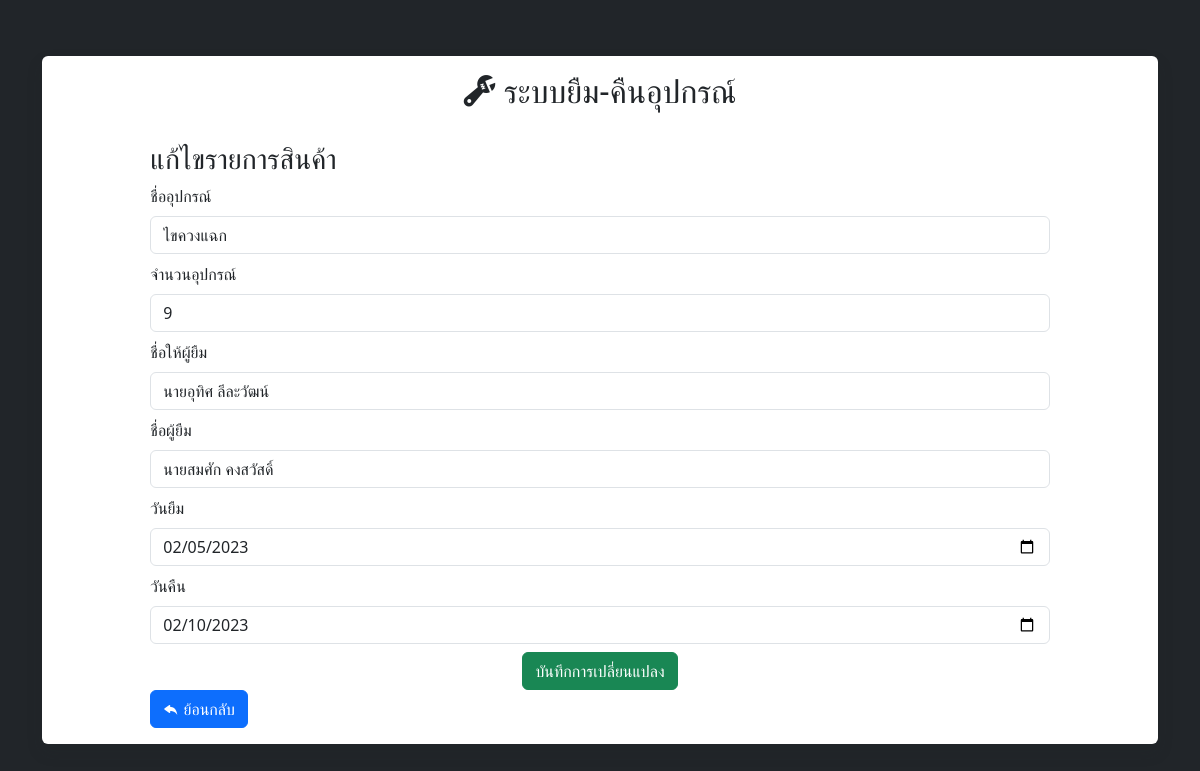
Page /form-update.php?id=2 on the committed database.
### tables this page shows
CREATE TABLE `equipment_borrowing` (
  `id` int(11) NOT NULL,
  `equipment` varchar(225) NOT NULL,
  `amount` int(11) NOT NULL,
  `borrower` varchar(225) NOT NULL,
  `name` varchar(255) NOT NULL,
  `created_at` date NOT NULL,
  `updated_at` date NOT NULL
);

### form-update.php (the view, shortened to what this page needs)
<?php
    require_once('php/connect.php');
    $sql = "SELECT * FROM equipment_borrowing WHERE id = '". $conn->real_escape_string($_GET['id'])."' ";
    $result = $conn->query($sql);
    $row = $result->fetch_assoc();
?>
<!DOCTYPE html>
<html lang="en">
<head>
    <link rel="stylesheet" href="bootstrap/css/bootstrap.min.css">
    <link rel="stylesheet" href="https://cdn.jsdelivr.net/npm/bootstrap-icons@1.10.3/font/bootstrap-icons.css">
</head>
<body>
    <div class="flex-container bg-dark">
        <div class="container">
            <div class="shadow rounded p-3 bg-body">
                <div class="row justify-content-center">
                    <div class="col-md-10">
                        <h2 class="pb-4 text-center"><i class="bi bi-wrench-adjustable"></i> ระบบยืม-คืนอุปกรณ์</h2>
                        <h3>แก้ไขรายการสินค้า</h3>
                        <form class="row gy-2" action="php/update.php" method="POST">
                        <div class="col-md-12">
                                <label for="equipment" class="form-label">ชื่ออุปกรณ์</label>
                                <select name="equipment" id="equipment" class="form-control">
                                <?php
                                    $sql1 = "SELECT equipment_name FROM equipment_list";
                                    $result1 = mysqli_query($conn, $sql1);
                                    while ($row1 = mysqli_fetch_array($result1)) {
                                ?>
                                        <option value="<?php echo $row1['equipment_name']; ?>"><?php echo $row1['equipment_name']; ?> </option>
                                    <?php
                                    }
                                    ?>
                                </select>
                            </div>
                            <div class="col-md-12">
                                <label for="amount" class="form-label">จำนวนอุปกรณ์</label>
                                <input type="number" class="form-control " id="amount" name="amount"
                                    placeholder="จำนวนอุปกรณ์" value="<?php echo $row['amount'] ?>" required>
                            </div>
                            <div class="col-md-12">
                                <label for="borrower" class="form-label">ชื่อให้ผู้ยืม</label>
                                <input type="text" class="form-control" id="borrower" name="borrower"
                                placeholder="ชื่อผู้ให้ยืม" value="<?php echo $row['borrower'] ?>" required>
                            </div>
                            <div class="col-md-12">
                                <label for="name" class="form-label">ชื่อผู้ยืม</label>
                                <input type="text" class="form-control" id="name" name="name"
                                placeholder="ชื่อผู้ยืม" value="<?php echo $row['name'] ?>" required>
                            </div>
                            <div class="col-md-12">
                                <label for="created_at" class="form-label">วันยืม</label>
                                <input type="date" class="form-control" id="created_at" name="created_at"
                                    placeholder="เวลายืม" value="<?php echo $row['created_at'] ?>" required>
                            </div>
                            <div class="col-md-12">
                                <label for="updated_at" class="form-label">วันคืน</label>
                                <input type="date" class="form-control" id="updated_at" name="updated_at"
                                    placeholder="เวลาคืน" value="<?php echo $row['updated_at'] ?>" required>
                            </div>
                            <div class="col-12">
                                <button type="submit" name="submit"
                                    class="btn btn-success d-block mx-auto">บันทึกการเปลี่ยนแปลง</button>
                            </div>
                        </form>
                        <a href="./" class="btn btn-primary"><i class="bi bi-reply-fill"></i> ย้อนกลับ</a>
                    </div>
                </div>
            </div>
        </div>
    </div>
</body>
</html>

### form-update.php (style rules this page uses)
.flex-container { display: flex; align-items: center; justify-content: center; min-height: 100vh; }

### rows in the picture
equipment_borrowing: amount "9", borrower "นายอุทิศ ลีละวัฒน์", name "นายสมศัก คงสวัสดิ์", created_at "02/05/2023", updated_at "02/10/2023"

### other values in the picture
form field equipment "ไขควงแฉก"
